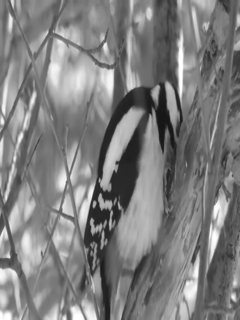
%> input picture feature_Extraction/tmp.pgm, 240 x 320 px
$ octave --eval "result = wavletDescriptor(imread('tmp.pgm'));"   (GNU Octave 9; MATLAB toolbox functions it lacks are replaced by stand-ins)
%> lines starting %> are read from the running program, lines starting %| are printed output that depends on the picture
function ft2=wavletDescriptor(im)
grayscale=rgb2gray(im);
%> grayscale is the input picture: size 320x240 uint8; min 22, max 255, mean 126.4
[LL,LH,HL,HH]=dwt2(grayscale,'db2');
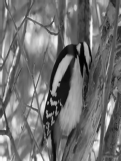
%> LL: size 161x121 double; min 38.43, max 520.2, mean 253.1; drawn with min black and max white
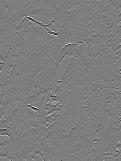
%> LH: size 161x121 double; min -39.97, max 41.3, mean 0; drawn with min black and max white
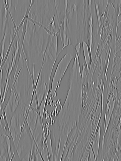
%> HL: size 161x121 double; min -86.8, max 88.95, mean 0; drawn with min black and max white
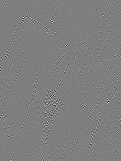
%> HH: size 161x121 double; min -23.58, max 23.69, mean 0; drawn with min black and max white
[LL1,LH1,HL1,HH1]=dwt2(LL,'db2');
[LL2,LH2,HL2,HH2]=dwt2(LL1,'db2');
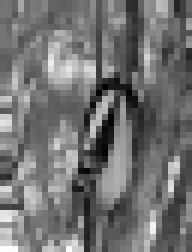
%> LL2: size 42x32 double (shown 6 times larger); min 203, max 2029, mean 1021.4; drawn with min black and max white
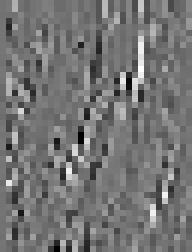
%> HL2: size 42x32 double (shown 6 times larger); min -479.1, max 575.7, mean 3.5; drawn with min black and max white
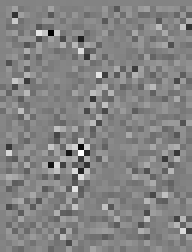
%> HH2: size 42x32 double (shown 6 times larger); min -185.1, max 172.8, mean -0.1; drawn with min black and max white
LL=LL(:)';
LH=LH(:)';
HL=HL(:)';
HH=HH(:)';
ltotal(1) = mean(LL);
ltotal(2) = mean(LH);
ltotal(3) = mean(HL);
ltotal(4) = mean(HH);
sdl(1) = std(LL);
sdl(2) = std(LH);
sdl(3) = std(HL);
sdl(4) = std(HH);
LL1=LL1(:)';
%> LL1 = 5084 values, max 1061.8 at index 1804, min 72.11 at index 3474, mean 507.9
LH1=LH1(:)';
%> LH1 = 5084 values, max 110.2 at index 1613, min -146.2 at index 2502, mean -0.149
HL1=HL1(:)';
%> HL1 = 5084 values, max 263.5 at index 1937, min -284.9 at index 1939, mean 0.17
HH1=HH1(:)';
%> HH1 = 5084 values, max 59.46 at index 913, min -73.95 at index 2144, mean 0.000252
ltotal(5) = mean(LL1);
ltotal(6) = mean(LH1);
ltotal(7) = mean(HL1);
ltotal(8) = mean(HH1);
sdl(5) = std(LL1);
sdl(6) = std(LH1);
sdl(7) = std(HL1);
sdl(8) = std(HH1);
LL2=LL2(:)';
%> LL2 = 1344 values, max 2029 at index 42, min 203 at index 898, mean 1021.4
LH2=LH2(:)';
%> LH2 = 1344 values, max 319.5 at index 576, min -247.6 at index 342, mean 0.32
HL2=HL2(:)';
%> HL2 = 1344 values, max 575.7 at index 978, min -479.1 at index 569, mean 3.47
HH2=HH2(:)';
%> HH2 = 1344 values, max 172.8 at index 572, min -185.1 at index 342, mean -0.136
ltotal(9) = mean(LL2);
ltotal(10) = mean(LH2);
ltotal(11) = mean(HL2);
ltotal(12) = mean(HH2);
sdl(9) = std(LL2);
sdl(10) = std(LH2);
sdl(11) = std(HL2);
sdl(12) = std(HH2);
ft2=[];
ft2=[ft2,ltotal,sdl]';
%> ft2 = 24 values, max 1021.4 at index 9, min -0.149 at index 6, mean 110.1
%> `result = wavletDescriptor(imread('tmp.pgm'));`: result has the same summary as ft2 in wavletDescriptor
